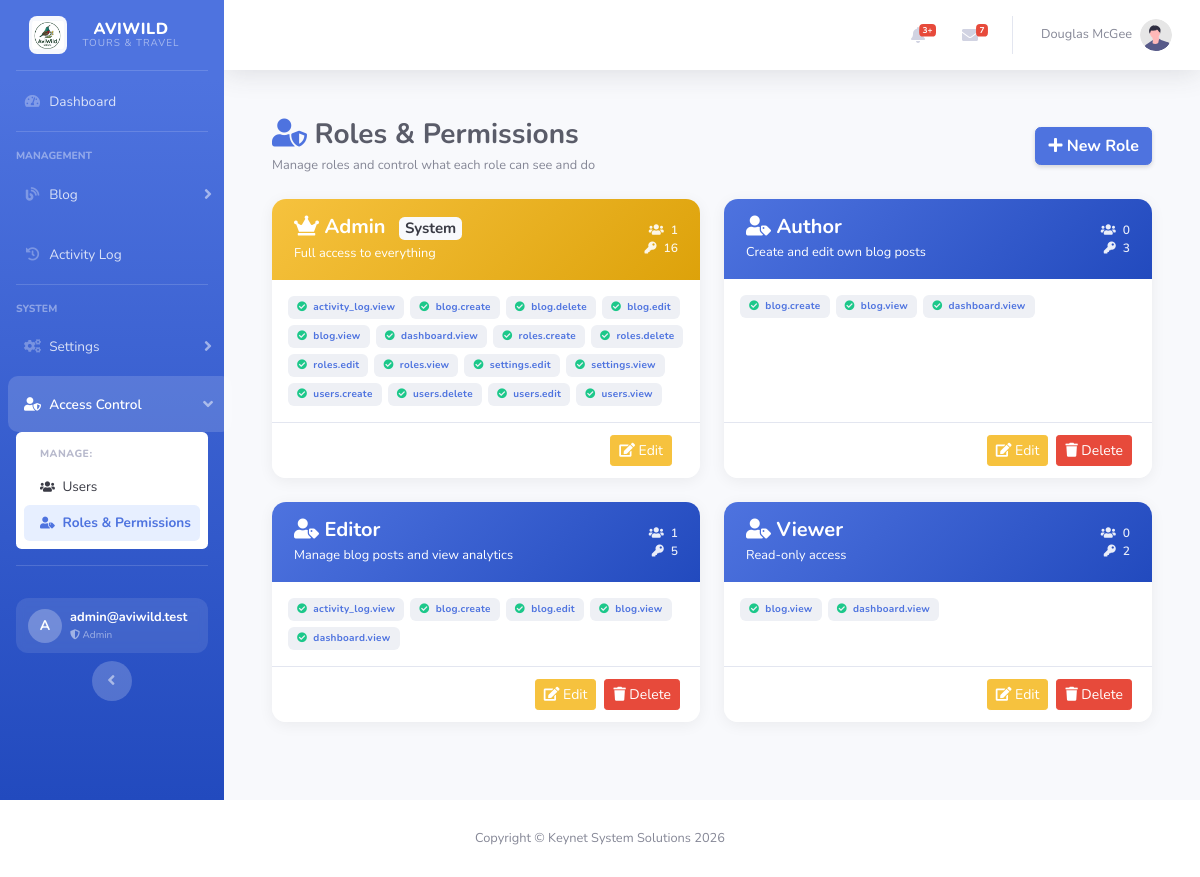
Page /home.php?section=roles (signed in) on the committed database.
### tables this page shows
CREATE TABLE `roles` (
  `id` int(11) NOT NULL,
  `role_name` varchar(50) NOT NULL,
  `description` varchar(255) DEFAULT NULL,
  `is_system` tinyint(1) DEFAULT 0,
  `created_at` timestamp NOT NULL DEFAULT current_timestamp()
);

### functions.php (called while the page is built, shortened)
<?php
if (!function_exists('resolve_role_id')) {
    function resolve_role_id($conn, $user_id = null) {
        if ($user_id === null || $user_id === ($_SESSION['user_id'] ?? null)) {
            if (!empty($_SESSION['role_id'])) return (int)$_SESSION['role_id'];
        }
        $user_id = $user_id ?? current_user_id();
        $uid = (int)$user_id;
        $r = mysqli_query($conn, "SELECT role FROM profiles WHERE id = $uid LIMIT 1");
        $role_name = mysqli_fetch_assoc($r)['role'] ?? '';
        $role_name_esc = mysqli_real_escape_string($conn, $role_name);
        $rr = mysqli_query($conn, "SELECT id FROM roles WHERE role_name = '$role_name_esc' LIMIT 1");
        $role_id = (int)mysqli_fetch_assoc($rr)['id'];
        return $role_id;
    }
}
if (!function_exists('has_permission')) {
    function has_permission($conn, $permission_key, $user_id = null) {
        $role_id = resolve_role_id($conn, $user_id);
        $permission_key = mysqli_real_escape_string($conn, $permission_key);
        $sql = "SELECT COUNT(*) AS c
                FROM role_permissions rp
                JOIN permissions p ON p.id = rp.permission_id
                WHERE rp.role_id = $role_id
                  AND p.permission_key = '$permission_key'";
        $r = mysqli_query($conn, $sql);
        $row = $r ? mysqli_fetch_assoc($r) : null;
        return $row && (int)$row['c'] > 0;
    }
}

### roles.php (the view, shortened to what this page needs)
<?php
require_once 'config.php';
require_once 'functions.php';
$roles_res = mysqli_query($conn, "
    SELECT r.*,
           (SELECT COUNT(*) FROM profiles p WHERE p.role = r.role_name)        AS user_count,
           (SELECT COUNT(*) FROM role_permissions rp WHERE rp.role_id = r.id)  AS perm_count
    FROM roles r
    ORDER BY r.is_system DESC, r.role_name ASC
");
$role_perms_map = [];
$rp_res = mysqli_query($conn, "
    SELECT rp.role_id, p.permission_key
    FROM role_permissions rp
    JOIN permissions p ON p.id = rp.permission_id
");
if ($rp_res) {
    while ($row = mysqli_fetch_assoc($rp_res)) {
        $role_perms_map[$row['role_id']][] = $row['permission_key'];
    }
}
?>
<div id="content-wrapper" class="d-flex flex-column">
    <div id="content">
        <div class="container-fluid py-4">
            <div class="d-sm-flex align-items-center justify-content-between mb-4">
                <div>
                    <h1 class="h3 mb-1 text-gray-800 font-weight-bold">
                        <i class="fas fa-user-shield text-primary"></i> Roles &amp; Permissions
                    </h1>
                    <p class="text-muted small mb-0">Manage roles and control what each role can see and do</p>
                </div>
                <div>
                    <?php if (has_permission($conn, 'roles.create')): ?>
                        <button class="btn btn-primary shadow-sm font-weight-bold"
                                data-toggle="modal" data-target="#createRoleModal">
                            <i class="fas fa-plus"></i> New Role
                        </button>
                    <?php endif; ?>
                </div>
            </div>
            <div class="row">
                <?php while ($role = mysqli_fetch_assoc($roles_res)):
                    $role_perms = $role_perms_map[$role['id']] ?? [];
                ?>
                    <div class="col-lg-6 mb-4">
                        <div class="card role-card h-100">
                            <div class="card-header role-header <?php echo $role['is_system'] ? 'system' : ''; ?>">
                                <div class="d-flex justify-content-between align-items-center">
                                    <div>
                                        <h5 class="m-0 font-weight-bold">
                                            <i class="fas <?php echo $role['is_system'] ? 'fa-crown' : 'fa-user-tag'; ?>"></i>
                                            <?php echo htmlspecialchars($role['role_name']); ?>
                                            <?php if ($role['is_system']): ?>
                                                <span class="badge badge-light ml-2">System</span>
                                            <?php endif; ?>
                                        </h5>
                                        <small class="opacity-75"><?php echo htmlspecialchars($role['description']); ?></small>
                                    </div>
                                    <div class="text-right">
                                        <div class="role-stat">
                                            <i class="fas fa-users"></i> <?php echo $role['user_count']; ?>
                                        </div>
                                        <div class="role-stat">
                                            <i class="fas fa-key"></i> <?php echo $role['perm_count']; ?>
                                        </div>
                                    </div>
                                </div>
                            </div>
                            <div class="card-body p-3">
                                <?php if (!empty($role_perms)): ?>
                                    <div class="perm-pills">
                                        <?php foreach ($role_perms as $pk): ?>
                                            <span class="perm-pill">
                                                <i class="fas fa-check-circle"></i>
                                                <?php echo htmlspecialchars($pk); ?>
                                            </span>
                                        <?php endforeach; ?>
                                    </div>
                                <?php else: ?>
                                    <p class="text-muted small mb-0"><em>No permissions assigned.</em></p>
                                <?php endif; ?>
                            </div>
                            <div class="card-footer bg-white d-flex justify-content-end">
                                <?php if (has_permission($conn, 'roles.edit')): ?>
                                    <button class="btn btn-sm btn-warning mr-2"
                                            onclick='openEditRole(<?php echo json_encode([
                                                "id"        => $role["id"],
                                                "name"      => $role["role_name"],
                                                "desc"      => $role["description"],
                                                "perms"     => $role_perms,
                                                "is_system" => (bool)$role["is_system"]
                                            ]); ?>)'>
                                        <i class="fas fa-edit"></i> Edit
                                    </button>
                                <?php endif; ?>
                                <?php if (has_permission($conn, 'roles.delete') && !$role['is_system']): ?>
                                    <button class="btn btn-sm btn-danger"
                                            onclick="confirmDeleteRole(<?php echo $role['id']; ?>, '<?php echo htmlspecialchars($role['role_name'], ENT_QUOTES); ?>', <?php echo $role['user_count']; ?>)">
                                        <i class="fas fa-trash"></i> Delete
                                    </button>
                                <?php endif; ?>
                            </div>
                        </div>
                    </div>
                <?php endwhile; ?>
            </div>
        </div>
    </div>
</div>

### roles.php (style rules this page uses)
.role-card { border: none; border-radius: 14px; overflow: hidden; box-shadow: 0 3px 15px rgba(0,0,0,.06); transition: transform .25s ease, box-shadow .25s ease; }
.role-header { background: linear-gradient(135deg, #4e73df, #224abe); color: #fff; padding: 16px 22px; border: none; }
.role-header.system { background: linear-gradient(135deg, #f6c23e, #dda20a); }
.role-stat { font-size: 12px; opacity: .9; font-weight: 600; }
.role-stat i { margin-right: 4px; }
.perm-pills { display: flex; flex-wrap: wrap; gap: 6px; }
.perm-pill { background: #eef0f5; color: #4e73df; font-size: 10px; font-weight: 700; padding: 4px 9px; border-radius: 6px; letter-spacing: .3px; }
.perm-pill i { color: #1cc88a; margin-right: 3px; }

### rows in the picture
roles: is_system 1 (drawn), role_name "Admin", description "Full access to everything", user_count "1", perm_count "16", id "activity_log.view", id "blog.create", id "blog.delete", id "blog.edit", id "blog.view", id "dashboard.view", id "roles.create", id "roles.delete", id "roles.edit", id "roles.view", id "settings.edit", id "settings.view", id "users.create", id "users.delete", id "users.edit", id "users.view"
roles: is_system 0 (drawn), role_name "Author", description "Create and edit own blog posts", user_count "0", perm_count "3", id "blog.create", id "blog.view", id "dashboard.view"
roles: is_system 0 (drawn), role_name "Editor", description "Manage blog posts and view analytics", user_count "1", perm_count "5", id "activity_log.view", id "blog.create", id "blog.edit", id "blog.view", id "dashboard.view"
roles: is_system 0 (drawn), role_name "Viewer", description "Read-only access", user_count "0", perm_count "2", id "blog.view", id "dashboard.view"

### other values in the picture
$me_initial "A"
$me_user "admin@aviwild.test"
$me_role "Admin"
